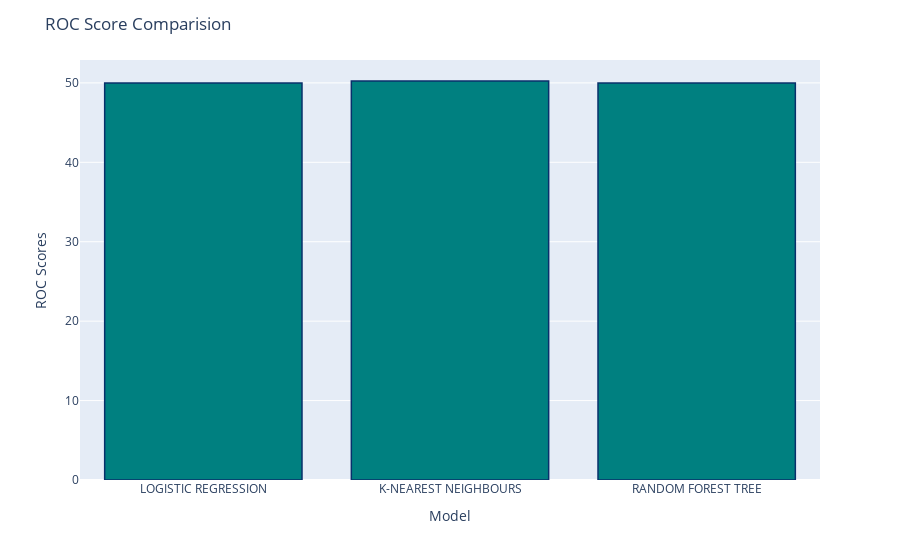

This figure's notebook cell:
### Code cell
fig = px.bar(x=list(roc_auc_scores.keys()), y=list(roc_auc_scores.values()))
fig.update_traces(marker_color='teal', marker_line_color='rgb(8,48,107)', marker_line_width=1.5)
fig.update_layout(title="ROC Score Comparision", xaxis_title="Model", yaxis_title="ROC Scores")
fig.show()

### Figure 1 — Plotly figure (JSON) as saved in the notebook; plotly's stock layout.template omitted (floating-point values rounded to 4 significant figures)
{"data": [{"alignmentgroup": "True", "hovertemplate": "x=%{x}<br>y=%{y}<extra></extra>", "legendgroup": "", "marker": {"color": "teal", "line": {"color": "rgb(8,48,107)", "width": 1.5}, "pattern": {"shape": ""}}, "name": "", "offsetgroup": "", "orientation": "v", "showlegend": false, "textposition": "auto", "type": "bar", "x": ["LOGISTIC REGRESSION", "K-NEAREST NEIGHBOURS", "RANDOM FOREST TREE"], "xaxis": "x", "y": [50, 50.24, 50], "yaxis": "y"}], "layout": {"barmode": "relative", "legend": {"tracegroupgap": 0}, "margin": {"t": 60}, "title": {"text": "ROC Score Comparision"}, "xaxis": {"anchor": "y", "domain": [0, 1], "title": {"text": "Model"}}, "yaxis": {"anchor": "x", "domain": [0, 1], "title": {"text": "ROC Scores"}}}}
